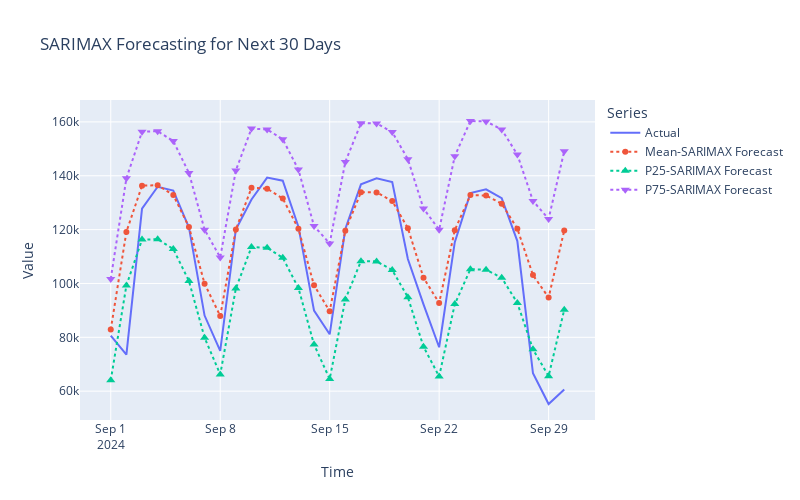

The notebook cell this image was saved under:
### Code cell
plot_sarimax_forecast(forecasts)
